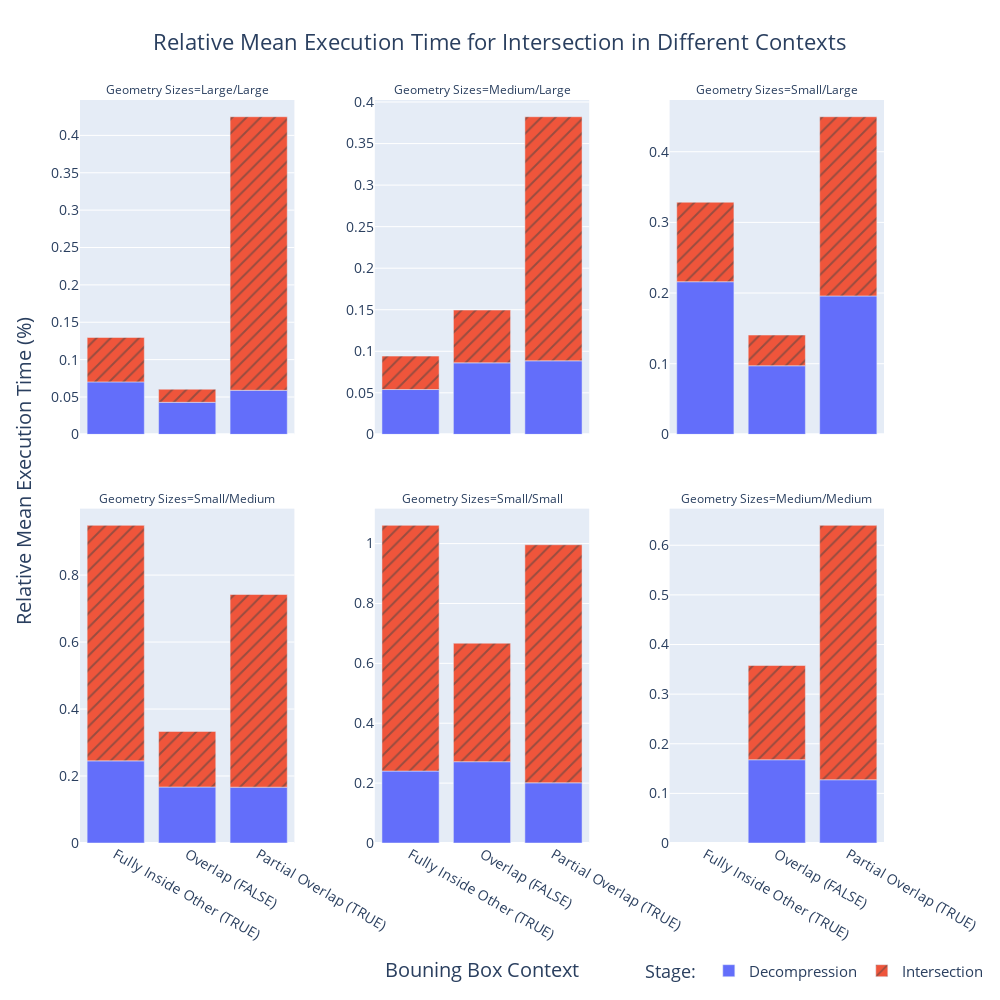

Source (notebook cell):
### Code cell
total_time_df = stats_df[['context', 'total_time', 'sizes', 'baseline', 'predicate', 'decomp']]
plot_total_time_bars(total_time_df, is_predicate=False, size_cat_excl=[], log_scale=False) #

### Figure 1 — Plotly figure (JSON) as saved in the notebook; plotly's stock layout.template omitted (floating-point values rounded to 4 significant figures)
{"data": [{"alignmentgroup": "True", "hovertemplate": "Stage: =Decompression<br>Geometry Sizes=Large/Large<br>Context=%{x}<br>time=%{y}<extra></extra>", "legendgroup": "Decompression", "marker": {"color": "#636efa", "pattern": {"shape": ""}}, "name": "Decompression", "offsetgroup": "Decompression", "orientation": "v", "showlegend": true, "textposition": "auto", "type": "bar", "x": ["Fully Inside Other (TRUE)", "Overlap (FALSE)", "Partial Overlap (TRUE)"], "xaxis": "x4", "y": [0.07017, 0.04285, 0.05894], "yaxis": "y4"}, {"alignmentgroup": "True", "hovertemplate": "Stage: =Decompression<br>Geometry Sizes=Medium/Large<br>Context=%{x}<br>time=%{y}<extra></extra>", "legendgroup": "Decompression", "marker": {"color": "#636efa", "pattern": {"shape": ""}}, "name": "Decompression", "offsetgroup": "Decompression", "orientation": "v", "showlegend": false, "textposition": "auto", "type": "bar", "x": ["Fully Inside Other (TRUE)", "Overlap (FALSE)", "Partial Overlap (TRUE)"], "xaxis": "x5", "y": [0.05396, 0.08606, 0.08853], "yaxis": "y5"}, {"alignmentgroup": "True", "hovertemplate": "Stage: =Decompression<br>Geometry Sizes=Small/Large<br>Context=%{x}<br>time=%{y}<extra></extra>", "legendgroup": "Decompression", "marker": {"color": "#636efa", "pattern": {"shape": ""}}, "name": "Decompression", "offsetgroup": "Decompression", "orientation": "v", "showlegend": false, "textposition": "auto", "type": "bar", "x": ["Fully Inside Other (TRUE)", "Overlap (FALSE)", "Partial Overlap (TRUE)"], "xaxis": "x6", "y": [0.216, 0.09706, 0.1959], "yaxis": "y6"}, {"alignmentgroup": "True", "hovertemplate": "Stage: =Decompression<br>Geometry Sizes=Small/Medium<br>Context=%{x}<br>time=%{y}<extra></extra>", "legendgroup": "Decompression", "marker": {"color": "#636efa", "pattern": {"shape": ""}}, "name": "Decompression", "offsetgroup": "Decompression", "orientation": "v", "showlegend": false, "textposition": "auto", "type": "bar", "x": ["Fully Inside Other (TRUE)", "Overlap (FALSE)", "Partial Overlap (TRUE)"], "xaxis": "x", "y": [0.2453, 0.1672, 0.1667], "yaxis": "y"}, {"alignmentgroup": "True", "hovertemplate": "Stage: =Decompression<br>Geometry Sizes=Small/Small<br>Context=%{x}<br>time=%{y}<extra></extra>", "legendgroup": "Decompression", "marker": {"color": "#636efa", "pattern": {"shape": ""}}, "name": "Decompression", "offsetgroup": "Decompression", "orientation": "v", "showlegend": false, "textposition": "auto", "type": "bar", "x": ["Fully Inside Other (TRUE)", "Overlap (FALSE)", "Partial Overlap (TRUE)"], "xaxis": "x2", "y": [0.2402, 0.2716, 0.201], "yaxis": "y2"}, {"alignmentgroup": "True", "hovertemplate": "Stage: =Decompression<br>Geometry Sizes=Medium/Medium<br>Context=%{x}<br>time=%{y}<extra></extra>", "legendgroup": "Decompression", "marker": {"color": "#636efa", "pattern": {"shape": ""}}, "name": "Decompression", "offsetgroup": "Decompression", "orientation": "v", "showlegend": false, "textposition": "auto", "type": "bar", "x": ["Overlap (FALSE)", "Partial Overlap (TRUE)"], "xaxis": "x3", "y": [0.1678, 0.1274], "yaxis": "y3"}, {"alignmentgroup": "True", "hovertemplate": "Stage: =Intersection<br>Geometry Sizes=Large/Large<br>Context=%{x}<br>time=%{y}<extra></extra>", "legendgroup": "Intersection", "marker": {"color": "#EF553B", "pattern": {"shape": "/"}}, "name": "Intersection", "offsetgroup": "Intersection", "orientation": "v", "showlegend": true, "textposition": "auto", "type": "bar", "x": ["Fully Inside Other (TRUE)", "Overlap (FALSE)", "Partial Overlap (TRUE)"], "xaxis": "x4", "y": [0.0595, 0.01756, 0.366], "yaxis": "y4"}, {"alignmentgroup": "True", "hovertemplate": "Stage: =Intersection<br>Geometry Sizes=Medium/Large<br>Context=%{x}<br>time=%{y}<extra></extra>", "legendgroup": "Intersection", "marker": {"color": "#EF553B", "pattern": {"shape": "/"}}, "name": "Intersection", "offsetgroup": "Intersection", "orientation": "v", "showlegend": false, "textposition": "auto", "type": "bar", "x": ["Fully Inside Other (TRUE)", "Overlap (FALSE)", "Partial Overlap (TRUE)"], "xaxis": "x5", "y": [0.04021, 0.06355, 0.2938], "yaxis": "y5"}, {"alignmentgroup": "True", "hovertemplate": "Stage: =Intersection<br>Geometry Sizes=Small/Large<br>Context=%{x}<br>time=%{y}<extra></extra>", "legendgroup": "Intersection", "marker": {"color": "#EF553B", "pattern": {"shape": "/"}}, "name": "Intersection", "offsetgroup": "Intersection", "orientation": "v", "showlegend": false, "textposition": "auto", "type": "bar", "x": ["Fully Inside Other (TRUE)", "Overlap (FALSE)", "Partial Overlap (TRUE)"], "xaxis": "x6", "y": [0.1125, 0.04348, 0.2537], "yaxis": "y6"}, {"alignmentgroup": "True", "hovertemplate": "Stage: =Intersection<br>Geometry Sizes=Small/Medium<br>Context=%{x}<br>time=%{y}<extra></extra>", "legendgroup": "Intersection", "marker": {"color": "#EF553B", "pattern": {"shape": "/"}}, "name": "Intersection", "offsetgroup": "Intersection", "orientation": "v", "showlegend": false, "textposition": "auto", "type": "bar", "x": ["Fully Inside Other (TRUE)", "Overlap (FALSE)", "Partial Overlap (TRUE)"], "xaxis": "x", "y": [0.7032, 0.1661, 0.5752], "yaxis": "y"}, {"alignmentgroup": "True", "hovertemplate": "Stage: =Intersection<br>Geometry Sizes=Small/Small<br>Context=%{x}<br>time=%{y}<extra></extra>", "legendgroup": "Intersection", "marker": {"color": "#EF553B", "pattern": {"shape": "/"}}, "name": "Intersection", "offsetgroup": "Intersection", "orientation": "v", "showlegend": false, "textposition": "auto", "type": "bar", "x": ["Fully Inside Other (TRUE)", "Overlap (FALSE)", "Partial Overlap (TRUE)"], "xaxis": "x2", "y": [0.8206, 0.3958, 0.7951], "yaxis": "y2"}, {"alignmentgroup": "True", "hovertemplate": "Stage: =Intersection<br>Geometry Sizes=Medium/Medium<br>Context=%{x}<br>time=%{y}<extra></extra>", "legendgroup": "Intersection", "marker": {"color": "#EF553B", "pattern": {"shape": "/"}}, "name": "Intersection", "offsetgroup": "Intersection", "orientation": "v", "showlegend": false, "textposition": "auto", "type": "bar", "x": ["Overlap (FALSE)", "Partial Overlap (TRUE)"], "xaxis": "x3", "y": [0.1898, 0.5127], "yaxis": "y3"}], "layout": {"annotations": [{"showarrow": false, "text": "Geometry Sizes=Small/Medium", "x": 0.1333, "xanchor": "center", "xref": "paper", "y": 0.45, "yanchor": "bottom", "yref": "paper"}, {"showarrow": false, "text": "Geometry Sizes=Small/Small", "x": 0.5, "xanchor": "center", "xref": "paper", "y": 0.45, "yanchor": "bottom", "yref": "paper"}, {"showarrow": false, "text": "Geometry Sizes=Medium/Medium", "x": 0.8667, "xanchor": "center", "xref": "paper", "y": 0.45, "yanchor": "bottom", "yref": "paper"}, {"showarrow": false, "text": "Geometry Sizes=Large/Large", "x": 0.1333, "xanchor": "center", "xref": "paper", "y": 1, "yanchor": "bottom", "yref": "paper"}, {"showarrow": false, "text": "Geometry Sizes=Medium/Large", "x": 0.5, "xanchor": "center", "xref": "paper", "y": 1, "yanchor": "bottom", "yref": "paper"}, {"showarrow": false, "text": "Geometry Sizes=Small/Large", "x": 0.8667, "xanchor": "center", "xref": "paper", "y": 1, "yanchor": "bottom", "yref": "paper"}, {"font": {"size": 20}, "showarrow": false, "text": "Bouning Box Context", "x": 0.5, "xanchor": "center", "xref": "paper", "y": -0.15, "yanchor": "top", "yref": "paper"}, {"font": {"size": 20}, "showarrow": false, "text": "Relative Mean Execution Time (%)", "textangle": -90, "x": -0.07, "xanchor": "center", "xref": "paper", "y": 0.5, "yanchor": "middle", "yref": "paper"}], "barmode": "relative", "height": 1000, "legend": {"font": {"size": 15}, "orientation": "h", "title": {"text": "Stage: "}, "tracegroupgap": 0, "x": 0.7, "xanchor": "left", "y": -0.15, "yanchor": "top"}, "title": {"font": {"size": 22}, "text": "Relative Mean Execution Time for Intersection in Different Contexts", "x": 0.5}, "width": 1000, "xaxis": {"anchor": "y", "domain": [0, 0.2667], "tickfont": {"size": 14}, "title": {"text": ""}}, "xaxis2": {"anchor": "y2", "domain": [0.3667, 0.6333], "matches": "x", "tickfont": {"size": 14}, "title": {"text": ""}}, "xaxis3": {"anchor": "y3", "domain": [0.7333, 1], "matches": "x", "tickfont": {"size": 14}, "title": {"text": ""}}, "xaxis4": {"anchor": "y4", "domain": [0, 0.2667], "matches": "x", "showticklabels": false, "tickfont": {"size": 14}, "title": {"text": ""}}, "xaxis5": {"anchor": "y5", "domain": [0.3667, 0.6333], "matches": "x", "showticklabels": false, "tickfont": {"size": 14}, "title": {"text": ""}}, "xaxis6": {"anchor": "y6", "domain": [0.7333, 1], "matches": "x", "showticklabels": false, "tickfont": {"size": 14}, "title": {"text": ""}}, "yaxis": {"anchor": "x", "domain": [0, 0.45], "showticklabels": true, "tickfont": {"size": 14}, "title": {"text": ""}, "visible": true}, "yaxis2": {"anchor": "x2", "domain": [0, 0.45], "showticklabels": true, "tickfont": {"size": 14}, "title": {"text": ""}, "visible": true}, "yaxis3": {"anchor": "x3", "domain": [0, 0.45], "showticklabels": true, "tickfont": {"size": 14}, "title": {"text": ""}, "visible": true}, "yaxis4": {"anchor": "x4", "domain": [0.55, 1], "showticklabels": true, "tickfont": {"size": 14}, "title": {"text": ""}, "visible": true}, "yaxis5": {"anchor": "x5", "domain": [0.55, 1], "showticklabels": true, "tickfont": {"size": 14}, "title": {"text": ""}, "visible": true}, "yaxis6": {"anchor": "x6", "domain": [0.55, 1], "showticklabels": true, "tickfont": {"size": 14}, "title": {"text": ""}, "visible": true}}}
